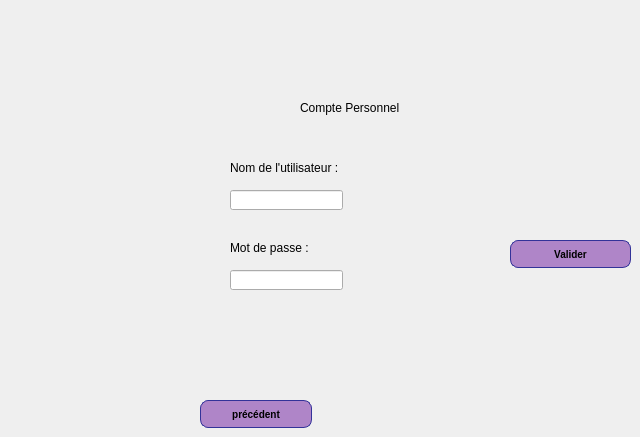
      <widget class="QWidget" name="page_11">
       <widget class="QLabel" name="label_70">
        <property name="geometry">
         <rect>
          <x>300</x>
          <y>100</y>
          <width>121</width>
          <height>16</height>
         </rect>
        </property>
        <property name="text">
         <string>Compte Personnel</string>
        </property>
       </widget>
       <widget class="QLabel" name="label_71">
        <property name="geometry">
         <rect>
          <x>230</x>
          <y>160</y>
          <width>131</width>
          <height>16</height>
         </rect>
        </property>
        <property name="text">
         <string>Nom de l'utilisateur :</string>
        </property>
       </widget>
       <widget class="QLineEdit" name="lineEdit_nu4">
        <property name="geometry">
         <rect>
          <x>230</x>
          <y>190</y>
          <width>113</width>
          <height>20</height>
         </rect>
        </property>
       </widget>
       <widget class="QLabel" name="label_72">
        <property name="geometry">
         <rect>
          <x>230</x>
          <y>240</y>
          <width>91</width>
          <height>16</height>
         </rect>
        </property>
        <property name="text">
         <string>Mot de passe :</string>
        </property>
       </widget>
       <widget class="QLineEdit" name="lineEdit_mdp4">
        <property name="geometry">
         <rect>
          <x>230</x>
          <y>270</y>
          <width>113</width>
          <height>20</height>
         </rect>
        </property>
       </widget>
       <widget class="QPushButton" name="pushButton_Loginbillet">
        <property name="geometry">
         <rect>
          <x>510</x>
          <y>240</y>
          <width>121</width>
          <height>28</height>
         </rect>
        </property>
        <property name="font">
         <font>
          <pointsize>-1</pointsize>
          <weight>75</weight>
          <bold>true</bold>
         </font>
        </property>
        <property name="styleSheet">
         <string notr="true">QPushButton {
color: black;
background-color: rgb(175, 133, 200);
border-width: 1px;
border-color: #339;
border-style: solid;
border-radius: 8;
padding: 3px;
font-size: 10px;
padding-left: 5px;
padding-right: 5px;
min-width: 100px;
max-width: 300px;
min-height: 20px;
max-height: 50px;
}</string>
        </property>
        <property name="text">
         <string>Valider</string>
        </property>
       </widget>
       <widget class="QPushButton" name="pushButton_prec_menubillet">
        <property name="geometry">
         <rect>
          <x>200</x>
          <y>400</y>
          <width>112</width>
          <height>28</height>
         </rect>
        </property>
        <property name="font">
         <font>
          <pointsize>-1</pointsize>
          <weight>75</weight>
          <bold>true</bold>
         </font>
        </property>
        <property name="styleSheet">
         <string notr="true">QPushButton {
color: black;
background-color: rgb(175, 133, 200);
border-width: 1px;
border-color: #339;
border-style: solid;
border-radius: 8;
padding: 3px;
font-size: 10px;
padding-left: 5px;
padding-right: 5px;
min-width: 100px;
max-width: 300px;
min-height: 20px;
max-height: 50px;
}</string>
        </property>
        <property name="text">
         <string>précédent</string>
        </property>
       </widget>
      </widget>
